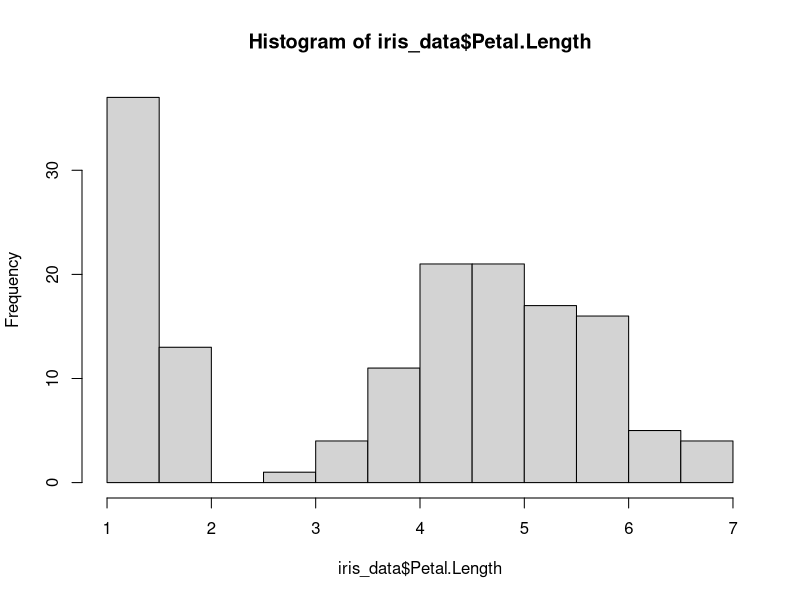
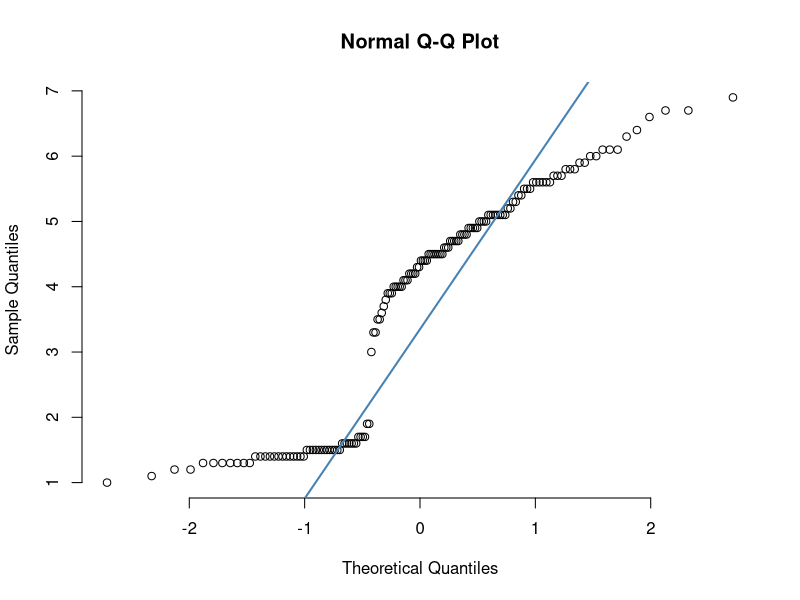

The R script that drew these images, in order: (Note: this script raises an error after producing the figures.)
##############################
## Questão 1: Faça o código abaixo funcionar corretamente
##############################

#################################
# data
library(datasets)
data(iris)
iris_data <- iris[,1:4]

#################################
# histograma
hist(iris_data$Petal.Length)

# qqplot
qqnorm(iris_data$Petal.Length, pch = 1, frame = FALSE)
qqline(iris_data$Petal.Length, col = "steelblue", lwd = 2)

## shapiro test 

## Explore a variavel "resultado_shapiro" e substitua o "??" pela variavel referente ao p-value
p_valor = resultado_shapiro$p.value

# p-value ? maior que 0.05?
p_valor > 0.05

#################################
# histograma
hist(iris_data$Petal.Width)

# qqplot
qqnorm(iris_data$Petal.Width, pch = 1, frame = FALSE)
qqline(iris_data$Petal.Width, col = "steelblue", lwd = 2)

## shapiro test 
resultado_shapiro = shapiro.test(iris_data$Petal.Width)

## Explore a variavel "resultado_shapiro" e substitua o "??" pela variavel referente ao p-value
p_valor = resultado_shapiro$p.value
  
# p-value ? maior que 0.05?
p_valor > 0.05



##############################
## Questão 2: Leia com atenção e faça o que foi pedido
##############################

# Faça uma função chamada "buscador" que recebe duas váriaveis, uma chamada "frases"
#  e a outra chamada de "palavra". A variavel "frases" é uma lista com várias sequencias
# de strings. A Função "buscador" deve verificar se a variavel "palavra" está presente em cada 
# uma das strings da varivel "frases". Ao final, a função deve retormar uma lista dentro da variavel 
# "resultado" que contem apenas as strings no qual a variavel "palavra" foi encontrada. Por exemplo:

# Se temos os seguintes conteudos paras as variaveis
# frases = c("O ITV esta realizando um processo seletivo", 
#           "O ITV é referencia em vários estudos",
#            "Processo avaliativo de modelos precisa ser feito com cautela")

# palavra = "processo"


# A variavel "resultado" deve retornar o seguinte: c("O ITV esta realizando um processo seletivo",
# "Processo avaliativo de modelos precisa ser feito com cautela")



# Faça conforme foi pedido:
frases = c("O ITV esta realizando um processo seletivo", 
           "O itv é referencia em vários estudos",
           "R e python são linguagens poderoras",
           "No ITV existe uma grande variedade de projetos")

palavra = "itv"

#install.packages("stringr")
library(stringr)

# Define função
buscador = function(frases, palavra) {
  resultado <- c()
  for (frase in frases) {
    if (str_detect(frase, palavra)) {
      resultado <- append(resultado, frase)
    }
  }
  return(resultado)
}

# Chama função
buscador(frases, palavra)
